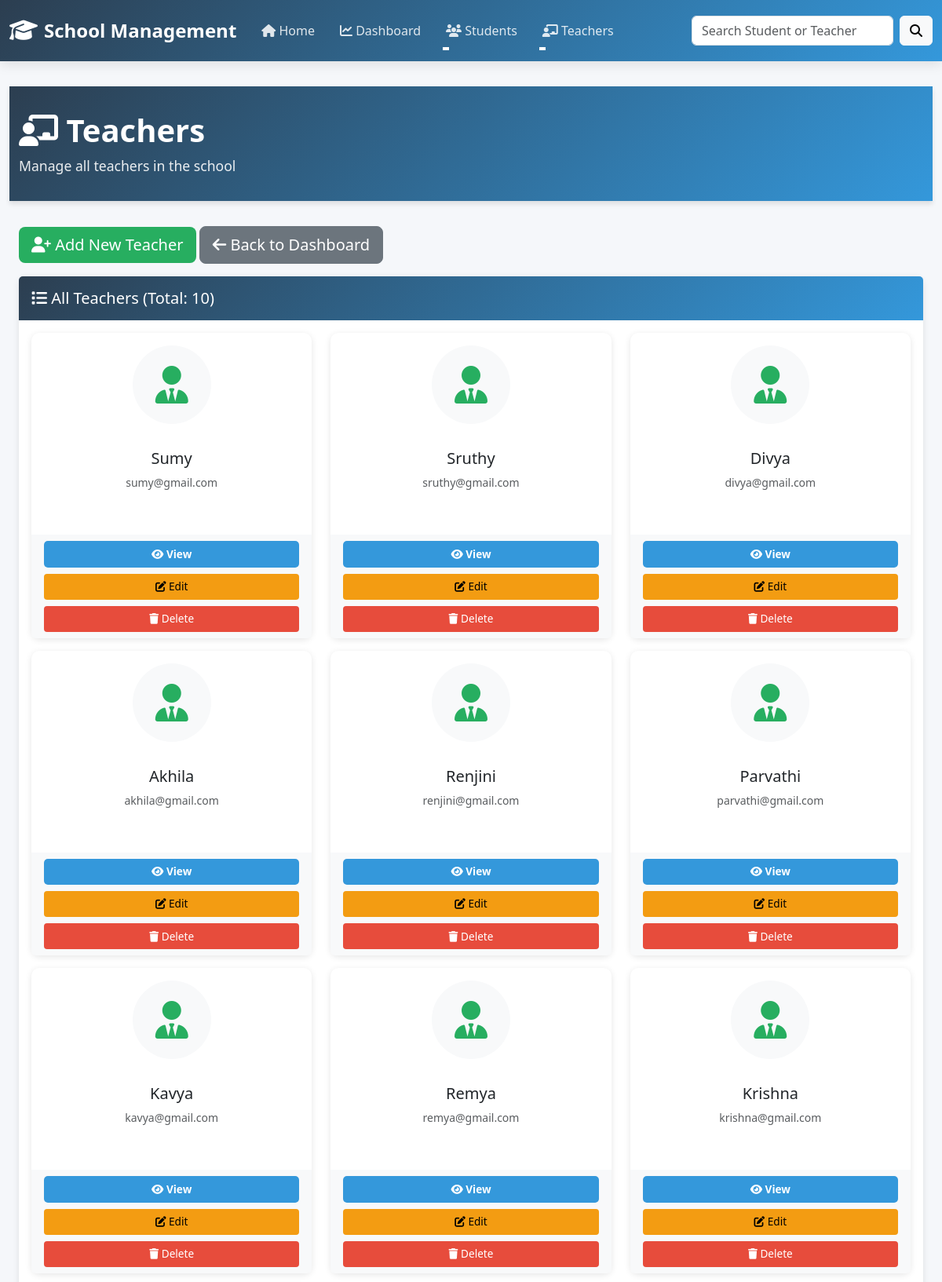
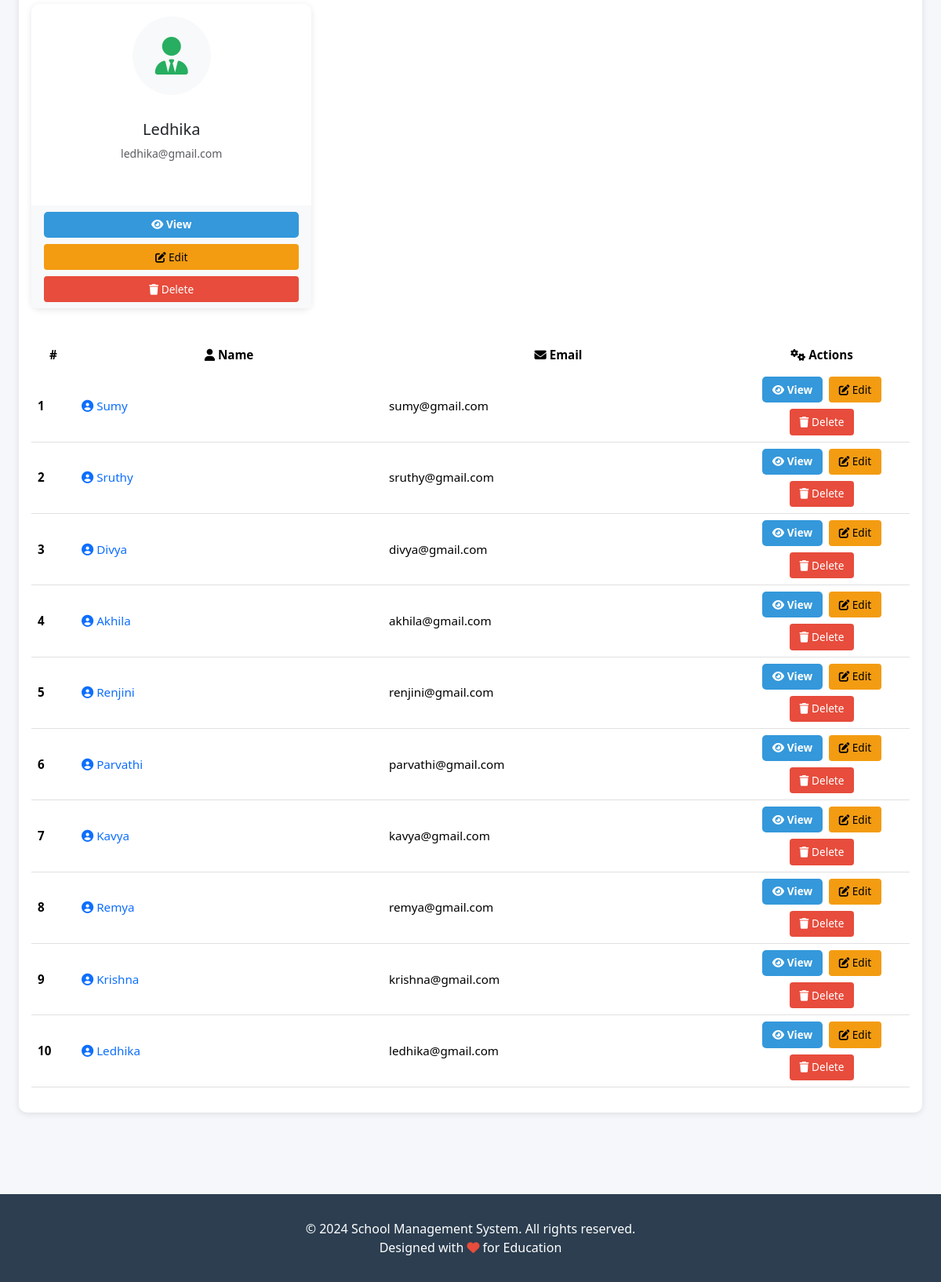
The page /teachers/list/ on the database its author committed (2 pictures, top to bottom).
### teachers/models.py (models this page shows, shortened)
class Teachers(models.Model):
    name = models.CharField(
        max_length=100,
    )
    email = models.EmailField()

### teachers/views.py (the view)
# urls.py: path('list/', views.teacher_list, name='teacher_list'),
def teacher_list(request):
    logger.info(f"GET /teachers/list/ - Teacher list request from {request.META.get('REMOTE_ADDR', 'Unknown')}")
    teachers = Teachers.objects.all()
    teacher_count = teachers.count()
    logger.info(f"Retrieved {teacher_count} teachers from database")
    context = get_context_data()
    context.update({
        'teachers': teachers,
        'teacher_count': teacher_count,
    })
    logger.info(f"Teacher list context prepared with {teacher_count} teachers")
    return render(request, 'teacher_list.html', context)

### teachers/views.py (called while the page is built)
def get_context_data():
    from students.models import Student
    total_students = Student.objects.count()
    total_teachers = Teachers.objects.count()
    logger.info(f"get_context_data() - Total Students: {total_students}, Total Teachers: {total_teachers}")
    return {
        'total_students': total_students,
        'total_teachers': total_teachers,
    }

### teachers/templates/teacher_list.html (shortened to what this page needs)
{% extends "base.html" %}
{% block content %}
<div class="page-header">
    <div class="container-fluid">
        <h1><i class="fas fa-chalkboard-user"></i> Teachers</h1>
        <p>Manage all teachers in the school</p>
    </div>
</div>
<div class="container-fluid">
    <div class="row mb-3">
        <div class="col-md-12">
            <a href="{% url 'add_teacher' %}" class="btn btn-success btn-lg">
                <i class="fas fa-user-plus"></i> Add New Teacher
            </a>
            <a href="{% url 'dashboard' %}" class="btn btn-secondary btn-lg">
                <i class="fas fa-arrow-left"></i> Back to Dashboard
            </a>
        </div>
    </div>
    <div class="row">
        <div class="col-md-12">
            <div class="card">
                <div class="card-header">
                    <h5 class="mb-0"><i class="fas fa-list"></i> All Teachers (Total: {{ teacher_count }})</h5>
                </div>
                <div class="card-body">
                    {% if teachers %}
                        <div class="row">
                            {% for teacher in teachers %}
                                <div class="col-md-4 col-sm-6 mb-3">
                                    <div class="card border-0 h-100">
                                        <div class="card-body text-center">
                                            <div class="bg-light rounded-circle d-inline-flex align-items-center justify-content-center mb-3" style="width: 100px; height: 100px;">
                                                <i class="fas fa-user-tie fa-3x" style="color: #27ae60;"></i>
                                            </div>
                                            <h5 class="card-title mt-3">{{ teacher.name }}</h5>
                                            <p class="text-muted small">{{ teacher.email }}</p>
                                        </div>
                                        <div class="card-footer bg-light border-0">
                                            <a href="{% url 'teacher_detail' teacher.id %}" class="btn btn-sm btn-primary w-100 mb-2">
                                                <i class="fas fa-eye"></i> View
                                            </a>
                                            <a href="{% url 'edit_teacher' teacher.id %}" class="btn btn-sm btn-warning w-100 mb-2">
                                                <i class="fas fa-edit"></i> Edit
                                            </a>
                                            <a href="{% url 'delete_teacher' teacher.id %}" class="btn btn-sm btn-danger w-100" onclick="return confirm('Are you sure?');">
                                                <i class="fas fa-trash"></i> Delete
                                            </a>
                                        </div>
                                    </div>
                                </div>
                            {% endfor %}
                        </div>
                        <div class="table-responsive mt-4">
                            <table class="table table-hover">
                                <thead>
                                    <tr>
                                        <th style="width: 5%;">#</th>
                                        <th style="width: 35%;"><i class="fas fa-user"></i> Name</th>
                                        <th style="width: 40%;"><i class="fas fa-envelope"></i> Email</th>
                                        <th style="width: 20%; text-align: center;"><i class="fas fa-cogs"></i> Actions</th>
                                    </tr>
                                </thead>
                                <tbody>
                                    {% for teacher in teachers %}
                                        <tr>
                                            <td><strong>{{ forloop.counter }}</strong></td>
                                            <td>
                                                <a href="{% url 'teacher_detail' teacher.id %}" class="text-decoration-none">
                                                    <i class="fas fa-user-circle"></i> {{ teacher.name }}
                                                </a>
                                            </td>
                                            <td>{{ teacher.email }}</td>
                                            <td>
                                                <div class="table-actions">
                                                    <a href="{% url 'teacher_detail' teacher.id %}" class="btn btn-primary btn-sm">
                                                        <i class="fas fa-eye"></i> View
                                                    </a>
                                                    <a href="{% url 'edit_teacher' teacher.id %}" class="btn btn-warning btn-sm">
                                                        <i class="fas fa-edit"></i> Edit
                                                    </a>
                                                    <a href="{% url 'delete_teacher' teacher.id %}" class="btn btn-danger btn-sm" onclick="return confirm('Are you sure?');">
                                                        <i class="fas fa-trash"></i> Delete
                                                    </a>
                                                </div>
                                            </td>
                                        </tr>
                                    {% endfor %}
                                </tbody>
                            </table>
                        </div>
                    {% endif %}
                </div>
            </div>
        </div>
    </div>
</div>
{% endblock %}

### templates/base.html (style rules this page uses)
:root { --primary-color: #2c3e50; --secondary-color: #3498db; --accent-color: #e74c3c; --success-color: #27ae60; --warning-color: #f39c12; }
* { margin: 0; padding: 0; box-sizing: border-box; }
body { font-family: 'Segoe UI', Tahoma, Geneva, Verdana, sans-serif; background-color: #f5f7fa; color: #333; }
.page-header { background: linear-gradient(135deg, var(--primary-color) 0%, var(--secondary-color) 100%); color: white; padding: 2rem 0; margin-bottom: 2rem; box-shadow: 0 4px 6px rgba(0, 0, 0, 0.1); }
.page-header h1 { margin: 0; font-size: 2.5rem; font-weight: bold; }
.page-header p { margin: 0.5rem 0 0 0; font-size: 1.1rem; opacity: 0.9; }
.card { border: none; border-radius: 10px; box-shadow: 0 2px 8px rgba(0, 0, 0, 0.1); transition: all 0.3s ease; margin-bottom: 1.5rem; }
.card-header { background: linear-gradient(135deg, var(--primary-color) 0%, var(--secondary-color) 100%); color: white; border: none; font-weight: 600; padding: 1rem; }
.btn-primary { background-color: var(--secondary-color); border: none; border-radius: 5px; padding: 0.6rem 1.5rem; font-weight: 600; transition: all 0.3s ease; }
.btn-success { background-color: var(--success-color); border: none; transition: all 0.3s ease; }
.btn-warning { background-color: var(--warning-color); border: none; transition: all 0.3s ease; }
.btn-danger { background-color: var(--accent-color); border: none; transition: all 0.3s ease; }
.btn-sm { padding: 0.4rem 0.8rem; font-size: 0.85rem; }
table { font-size: 0.95rem; }
table thead { background: linear-gradient(135deg, var(--primary-color) 0%, var(--secondary-color) 100%); color: white; }
table thead th { border: none; font-weight: 600; padding: 1rem; text-align: center; }
table tbody td { padding: 1rem; vertical-align: middle; border-color: #e0e0e0; }
table tbody tr { transition: background-color 0.3s ease; }
.table-actions { display: flex; gap: 0.5rem; justify-content: center; flex-wrap: wrap; }

### rows shown on the page
Teachers: name "Sumy", email "sumy@gmail.com"
Teachers: name "Sruthy", email "sruthy@gmail.com"
Teachers: name "Divya", email "divya@gmail.com"
Teachers: name "Akhila", email "akhila@gmail.com"
Teachers: name "Renjini", email "renjini@gmail.com"
Teachers: name "Parvathi", email "parvathi@gmail.com"
Teachers: name "Kavya", email "kavya@gmail.com"
Teachers: name "Remya", email "remya@gmail.com"
Teachers: name "Krishna", email "krishna@gmail.com"
Teachers: name "Ledhika", email "ledhika@gmail.com"

### other values the page prints
{{ teacher_count }} "10"
